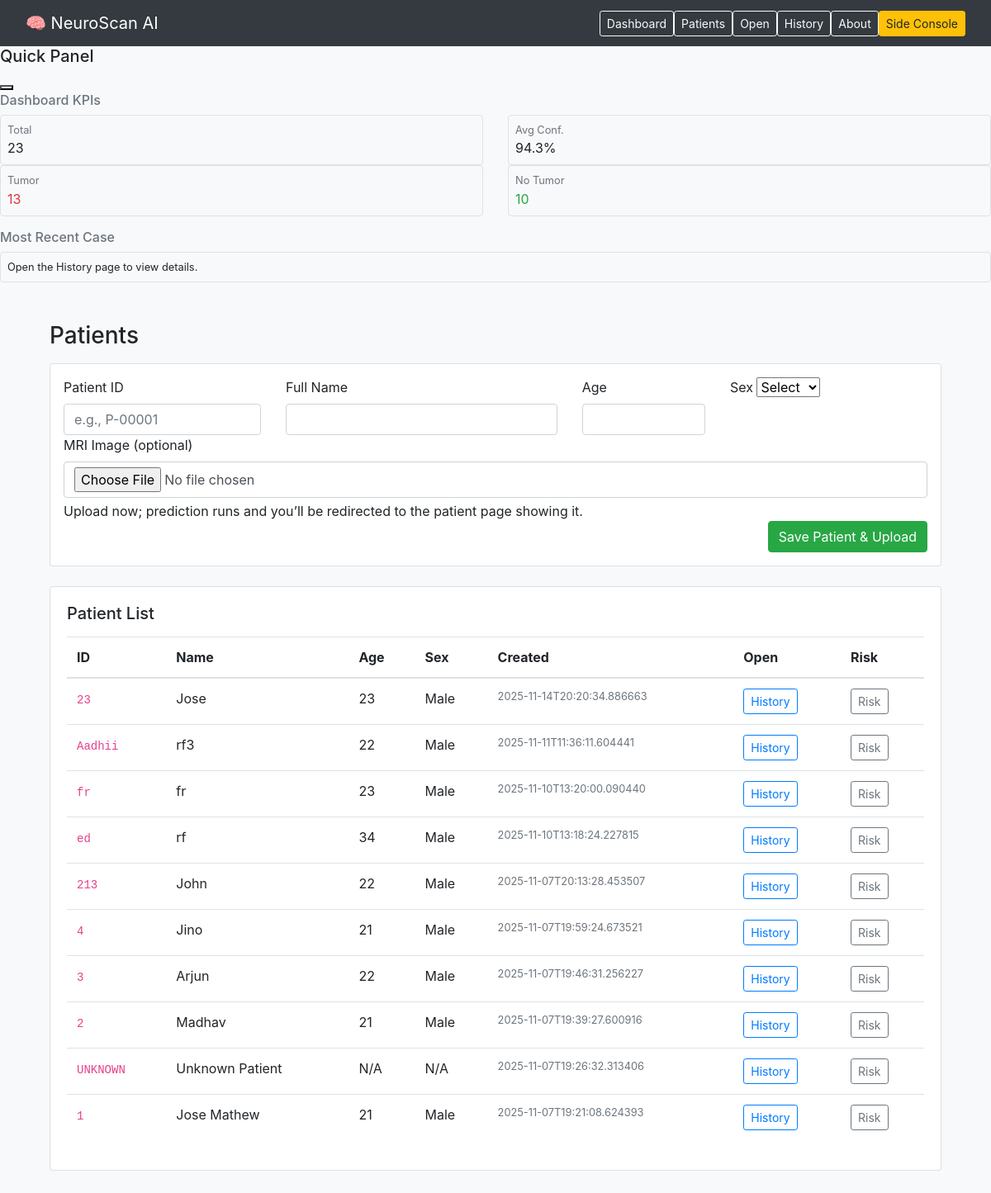
Page /patients on the committed database.
### tables this page shows
CREATE TABLE patients (
                id INTEGER PRIMARY KEY AUTOINCREMENT,
                patient_id TEXT UNIQUE NOT NULL,
                name TEXT NOT NULL,
                age INTEGER,
                sex TEXT,
                created_at TEXT NOT NULL
            );

### app.py (the view, shortened to what this page needs)
@app.route("/patients", methods=["GET", "POST"])
def patients():
    with DB() as con:
        con.row_factory = sqlite3.Row
        cur = con.cursor()
        cur.execute("SELECT * FROM patients ORDER BY created_at DESC")
        plist = [dict(r) for r in cur.fetchall()]
    return render_template("patients.html", patients=plist)

### app.py (called while the page is built)
def DB():
    return sqlite3.connect(DB_PATH)

### templates/patients.html (shortened to what this page needs)
{% extends "base.html" %}
{% block content %}
<div class="container py-4">
  <h3 class="mb-3">Patients</h3>
  <form method="post" enctype="multipart/form-data" class="card p-3 shadow-sm mb-4">
    <div class="row g-3">
      <div class="col-md-3">
        <label class="form-label">Patient ID</label>
        <input type="text" name="patient_id" class="form-control" placeholder="e.g., P-00001" required>
      </div>
      <div class="col-md-4">
        <label class="form-label">Full Name</label>
        <input type="text" name="name" class="form-control" required>
      </div>
      <div class="col-md-2">
        <label class="form-label">Age</label>
        <input type="number" name="age" class="form-control" min="0" max="120">
      </div>
      <div class="col-md-2">
        <label class="form-label">Sex</label>
        <select name="sex" class="form-select">
          <option value="">Select</option>
        </select>
      </div>
      <div class="col-12">
        <label class="form-label">MRI Image (optional)</label>
        <input type="file" name="file" accept=".png,.jpg,.jpeg" class="form-control">
        <div class="form-text">Upload now; prediction runs and you’ll be redirected to the patient page showing it.</div>
      </div>
      <div class="col-12 d-flex justify-content-end">
        <button class="btn btn-success" type="submit">Save Patient &amp; Upload</button>
      </div>
    </div>
  </form>
  <div class="card shadow-sm">
    <div class="card-body">
      <h5 class="mb-3">Patient List</h5>
      <div class="table-responsive">
        <table class="table align-middle">
          <thead><tr>
            <th>ID</th><th>Name</th><th>Age</th><th>Sex</th><th>Created</th><th>Open</th><th>Risk</th>
          </tr></thead>
        <tbody>
          {% for p in patients %}
          <tr>
            <td><code>{{ p.patient_id }}</code></td>
            <td>{{ p.name }}</td>
            <td>{{ p.age or 'N/A' }}</td>
            <td>{{ p.sex or 'N/A' }}</td>
            <td class="text-muted small">{{ p.created_at }}</td>
            <td>
              <a class="btn btn-sm btn-outline-primary" href="{{ url_for('patient_page', patient_id=p.patient_id) }}">History</a>
            </td>
            <td><a class="btn btn-sm btn-outline-secondary" href="{{ url_for('risk', patient_id=p.patient_id) }}">Risk</a></td>
          </tr>
          {% else %}
          <tr><td colspan="7" class="text-muted">No patients yet.</td></tr>
          {% endfor %}
        </tbody>
        </table>
      </div>
    </div>
  </div>
</div>
{% endblock %}

### templates/base.html (shortened to what this page needs)
<!doctype html>
<html lang="en">
<head>
  <link href="{{ url_for('static', filename='css/bootstrap.min.css') }}" rel="stylesheet">
  <link href="{{ url_for('static', filename='css/test.css') }}" rel="stylesheet">
</head>
<body class="bg-light">
  <nav class="navbar navbar-dark bg-dark">
    <div class="container-fluid">
      <span class="navbar-brand">🧠 NeuroScan AI</span>
      <div class="d-flex gap-2">
        <a class="btn btn-outline-light btn-sm" href="{{ url_for('dashboard') }}">Dashboard</a>
        <a class="btn btn-outline-light btn-sm" href="{{ url_for('patients') }}">Patients</a>
        <a class="btn btn-outline-light btn-sm" href="{{ url_for('open_gallery') }}">Open</a>
        <a class="btn btn-outline-light btn-sm" href="{{ url_for('history') }}">History</a>
        <a class="btn btn-outline-light btn-sm" href="{{ url_for('about') }}">About</a>
        <button class="btn btn-warning btn-sm" type="button" data-bs-toggle="offcanvas" data-bs-target="#sideConsole" aria-controls="sideConsole">
          Side Console
        </button>
      </div>
    </div>
  </nav>
  <div class="offcanvas offcanvas-end" tabindex="-1" id="sideConsole" aria-labelledby="sideConsoleLabel">
    <div class="offcanvas-header">
      <h5 class="offcanvas-title" id="sideConsoleLabel">Quick Panel</h5>
      <button type="button" class="btn-close" data-bs-dismiss="offcanvas" aria-label="Close"></button>
    </div>
    <div class="offcanvas-body">
      <h6 class="text-muted mb-2">Dashboard KPIs</h6>
      <div class="row g-2 mb-3">
        <div class="col-6">
          <div class="border rounded p-2">
            <div class="small text-muted">Total</div>
            <div id="sc-total" class="fw-bold">0</div>
          </div>
        </div>
        <div class="col-6">
          <div class="border rounded p-2">
            <div class="small text-muted">Avg Conf.</div>
            <div id="sc-avg" class="fw-bold">0%</div>
          </div>
        </div>
        <div class="col-6">
          <div class="border rounded p-2">
            <div class="small text-muted">Tumor</div>
            <div id="sc-tumor" class="fw-bold text-danger">0</div>
          </div>
        </div>
        <div class="col-6">
          <div class="border rounded p-2">
            <div class="small text-muted">No Tumor</div>
            <div id="sc-non" class="fw-bold text-success">0</div>
          </div>
        </div>
      </div>
      <h6 class="text-muted mb-2">Most Recent Case</h6>
      <div id="sc-patient" class="border rounded p-2">
        <div class="small">Open the History page to view details.</div>
      </div>
    </div>
  </div>
  <div class="container py-4">
    {% block content %}{% endblock %}
  </div>
</body>
</html>

### rows in the picture
patients: patient_id "23", name "Jose", age "23", sex "Male", created_at "2025-11-14T20:20:34.886663"
patients: patient_id "Aadhii", name "rf3", age "22", sex "Male", created_at "2025-11-11T11:36:11.604441"
patients: patient_id "fr", name "fr", age "23", sex "Male", created_at "2025-11-10T13:20:00.090440"
patients: patient_id "ed", name "rf", age "34", sex "Male", created_at "2025-11-10T13:18:24.227815"
patients: patient_id "213", name "John", age "22", sex "Male", created_at "2025-11-07T20:13:28.453507"
patients: patient_id "4", name "Jino", age "21", sex "Male", created_at "2025-11-07T19:59:24.673521"
patients: patient_id "3", name "Arjun", age "22", sex "Male", created_at "2025-11-07T19:46:31.256227"
patients: patient_id "2", name "Madhav", age "21", sex "Male", created_at "2025-11-07T19:39:27.600916"
patients: patient_id "UNKNOWN", name "Unknown Patient", age "N/A", sex "N/A", created_at "2025-11-07T19:26:32.313406"
patients: patient_id "1", name "Jose Mathew", age "21", sex "Male", created_at "2025-11-07T19:21:08.624393"
